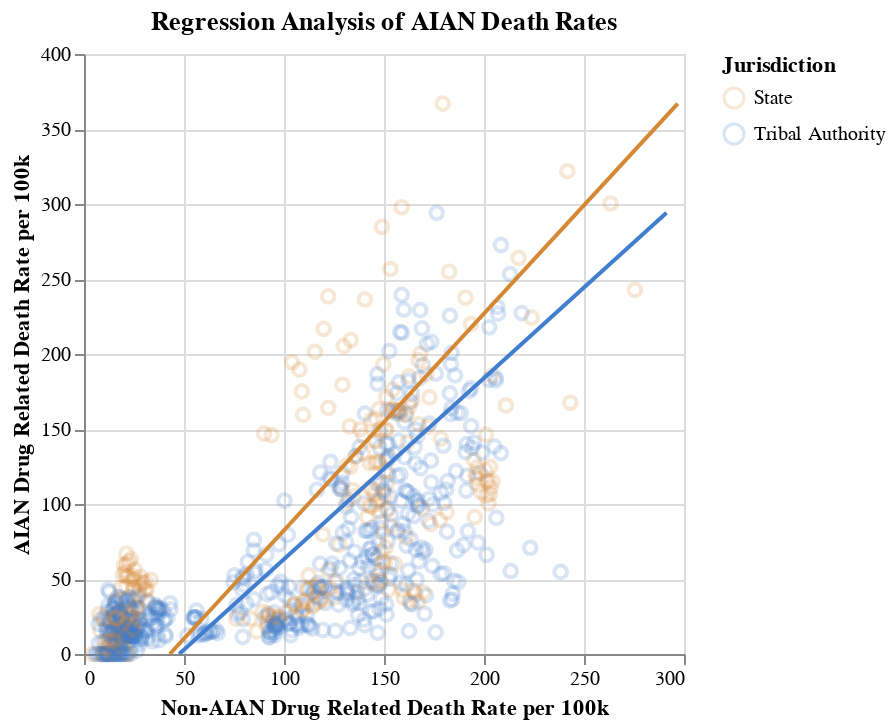

The notebook cell saved with this chart:
### Markdown cell above
One way to control for variation in the spread of the opiods epidemic is to plot
the death rate of non-native populations against the death rate for the native populations.
As expected the correspondence is roughly one-to-one. We are interested in if the different
types of states have a greater than 1:1 or lesser than 1:1 ratio. It appears that most of
the states above the 1:1 line are states that hold criminal jurisdiction on reservations.

### Code cell
# Title seems to appear differently when transform_regression is applied
#Plot Regression
def state_regression_plot():
    df = AIAN_deaths
    chart = alt.Chart(df).mark_point(size = 40, opacity = 0.2).encode(
        x = alt.X("drd_non_p100k:Q", title = "Non-AIAN Drug Related Death Rate per 100k"),
        y = alt.Y("drd_AIAN_p100k:Q", title = "AIAN Drug Related Death Rate per 100k"),
        color = alt.Color('Jurisdiction:N', scale=alt.Scale(
            domain = ["State", "Tribal Authority"],
            range = ["#d58833", "#417ecf"])))
    
    
    full_chart = chart + chart.transform_regression('drd_AIAN_p100k', 'drd_non_p100k',
                                              groupby = ['Jurisdiction']).mark_line()
    
    full_chart = full_chart.properties(title = "Regression Analysis of AIAN Death Rates")

    return full_chart

state_regression_plot()
#Add legend colors for the lines

### Figure 1 — Vega-Lite specification as saved in the notebook (floating-point values rounded to 4 significant figures; data arrays with more than 128 entries replaced by an {"elided": "..."} marker saying what was removed)
{"config": {"view": {"continuousWidth": 300, "continuousHeight": 300}}, "layer": [{"mark": {"type": "point", "opacity": 0.2, "size": 40}, "encoding": {"color": {"field": "Jurisdiction", "scale": {"domain": ["State", "Tribal Authority"], "range": ["#d58833", "#417ecf"]}, "type": "nominal"}, "x": {"field": "drd_non_p100k", "title": "Non-AIAN Drug Related Death Rate per 100k", "type": "quantitative"}, "y": {"field": "drd_AIAN_p100k", "title": "AIAN Drug Related Death Rate per 100k", "type": "quantitative"}}}, {"mark": {"type": "line"}, "encoding": {"color": {"field": "Jurisdiction", "scale": {"domain": ["State", "Tribal Authority"], "range": ["#d58833", "#417ecf"]}, "type": "nominal"}, "x": {"field": "drd_non_p100k", "title": "Non-AIAN Drug Related Death Rate per 100k", "type": "quantitative"}, "y": {"field": "drd_AIAN_p100k", "title": "AIAN Drug Related Death Rate per 100k", "type": "quantitative"}}, "transform": [{"on": "drd_AIAN_p100k", "regression": "drd_non_p100k", "groupby": ["Jurisdiction"]}]}], "data": {"name": "data-95c04e89933df0f5b45f7bb37f803b74"}, "title": "Regression Analysis of AIAN Death Rates", "$schema": "https://vega.github.io/schema/vega-lite/v5.20.1.json", "datasets": {"data-95c04e89933df0f5b45f7bb37f803b74": {"elided": "792 records"}}}
